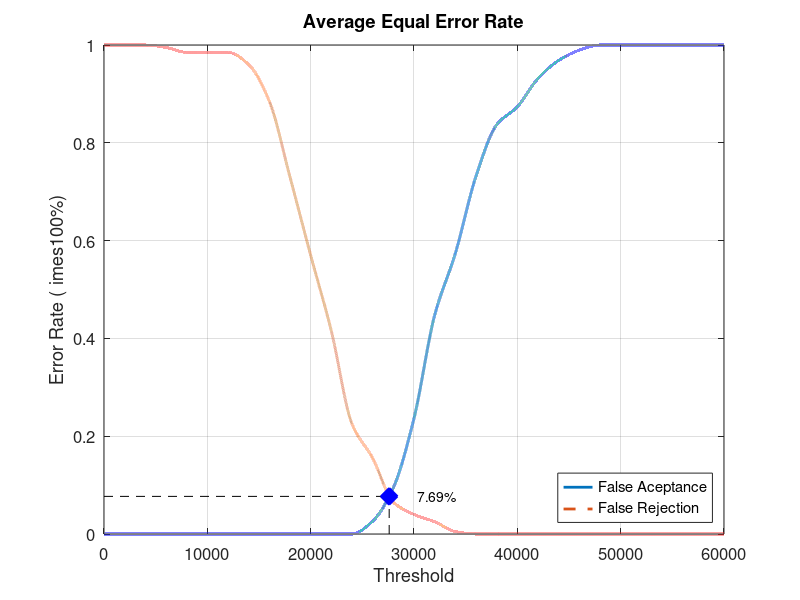
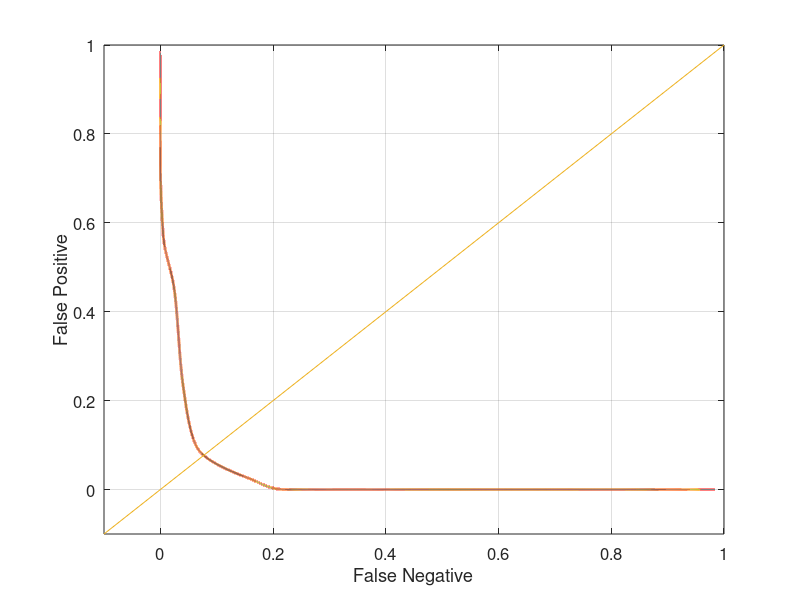

These figures' MATLAB source, in order:
close all;
clear;
clc;
x = 0:2000:60000;
xq = 0:0.5:60000;

y0 = [0 0 0 0 0 0 0 0 0 0 0 0 0 0.0263158 0.0947368 0.236842 0.447368 0.573684 0.731579 0.836842 0.873684 0.931579 0.968421 0.989474 1 1 1 1 1 1 1]
yy0 = interp1(x, y0, xq, 'pchip');
y1 = [1 1 1 0.995 0.985 0.985 0.985 0.96 0.885 0.73 0.57 0.415 0.225 0.155 0.065 0.04 0.025 0.005 0 0 0 0 0 0 0 0 0 0 0 0 0]
yy1 = interp1(x, y1, xq, 'pchip');

% Calculating EER: 
y2 = abs(y0 - y1);
find(y2 == min(y2))
yy2 = abs(yy0 - yy1);
xEER = find(yy2 == min(yy2));
xEERIndex = xq(xEER) % X-axis EER
yEER = yy0(xEER) % Y-axis EER

main = figure
plot(xq, yy0,'-','LineWidth', 2);	hold on
plot(xq, yy1,'--','LineWidth', 2);	hold on
plot([xEERIndex xEERIndex], [0 yEER], 'k--');	hold on
plot([0 xEERIndex], [yEER yEER], 'k--');	hold on
plot(xEERIndex, yEER, 'bx', 'LineWidth', 10);	hold on
text(xEERIndex + 10 * xEERIndex / 100, yEER, [num2str(round((10000 * yEER)) / 100) '%'])
legend('False Aceptance', 'False Rejection', 'Location', 'SouthEast')
xlabel('Threshold')
ylabel('Error Rate (	imes100%)')
title('Average Equal Error Rate')
set(gca, 'FontSize', 12)
axis([0 60000 0 1])
grid on

print(main, 'Database5_3Main', '-dpng');
FNRxFPR = figure('Color', [1 1 1]);
plot(yy1, yy0, '-', yy1, yy0, 'LineWidth', 2);
hold on
y = -0.1:0.1:1
plot(y, y); 
set(gca, 'FontSize', 12)
xlabel('False Negative')
ylabel('False Positive')
axis([-0.1 1 -0.1 1])
set(gca, 'FontSize', 12)
grid on

print(FNRxFPR, 'Database5_3FNRxFPR','-dpng');
